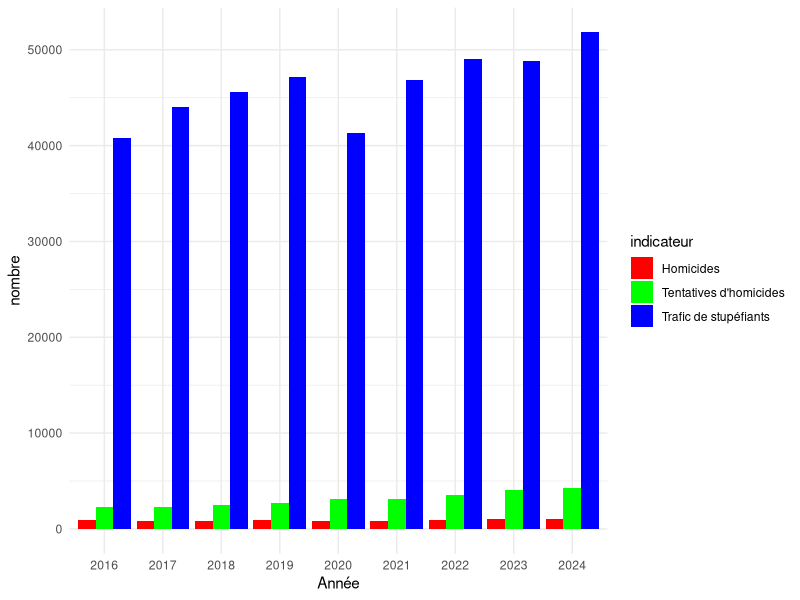
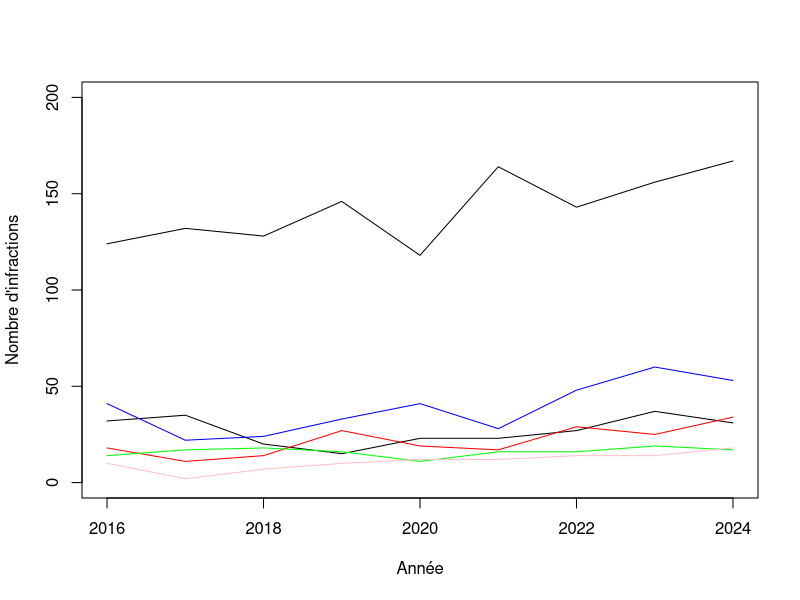
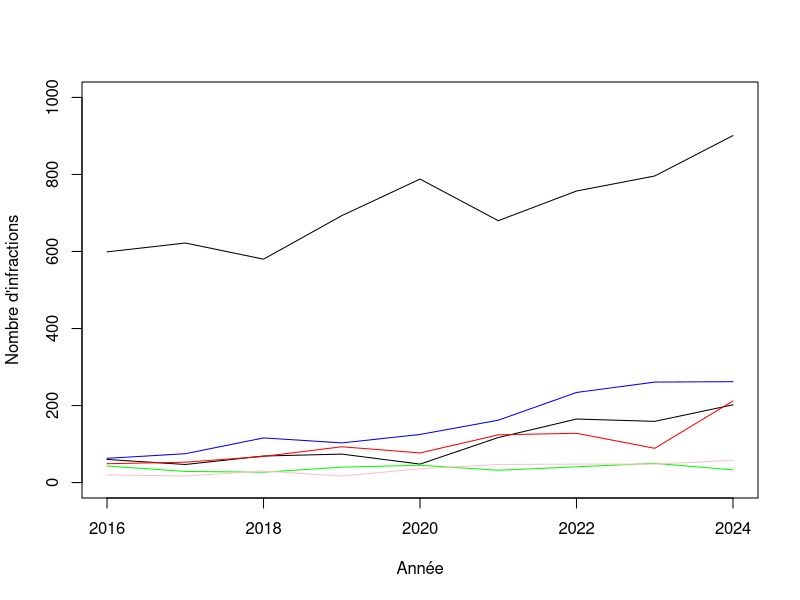
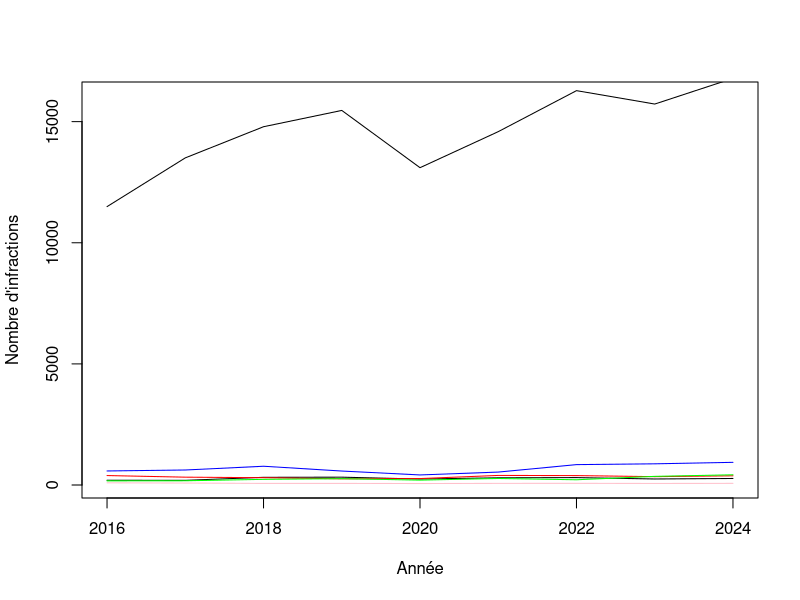
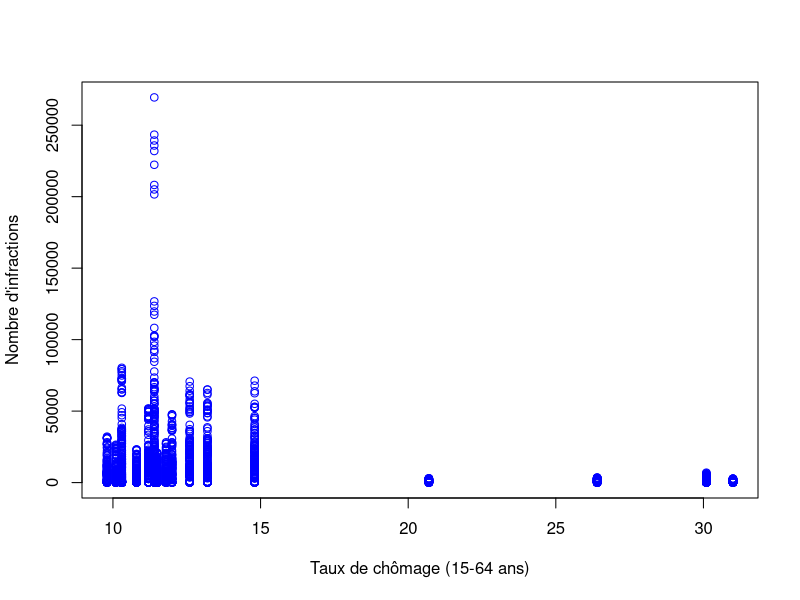

Write the R code that produced these figures, in order. (Note: this script raises an error after producing the figures.)
## ---- chunk 1
knitr::opts_chunk$set(echo = FALSE, warning = FALSE, message = FALSE)
## ---- chunk 2
setwd("C:/Users/Emmaüs Connect/Documents/TD R/Projet R")

delinquance_regionale = read.table("donnee-reg-data.gouv-2024-geographie2024-produit-le2025-01-26.csv",
                                   header=TRUE,sep=";",dec=",",skip=0)
autres_variables_interessantes = read.table("data.csv", sep=";",
                                          header=TRUE, dec=".",skip=2,
                                          quote="", fill=TRUE)
library(datasets)
library(data.table)
library(tidyverse)
library(tidyr)
library(knitr)
library(ggplot2)
library(dplyr)
library(sf)
## ---- chunk 3
##Fusion des deux bases de données
names(autres_variables_interessantes)[1]="Code_region"
delinquance_fusionnée = inner_join(delinquance_regionale,
                                 autres_variables_interessantes, 
                                 by ="Code_region")

##Filtrage des données selon les indicateurs traités:

###Niveau des homicides (indicateur)
nouveau = select(delinquance_fusionnée,Code_region,Libellé,indicateur,nombre,annee)
filtrage_homicides = filter(nouveau,indicateur=="Homicides")
homicides = filtrage_homicides %>%
  pivot_wider(names_from = "annee", values_from = "nombre")

##Nombre total des homicides sur 8 ans (2016-2024)
homicides_totalsur8ans = sum(sum(homicides$'2016'),
                             sum(homicides$'2017'),
                             sum(homicides$'2018'),
                             sum(homicides$'2019'),
                             sum(homicides$'2020'),
                             sum(homicides$'2021'),
                             sum(homicides$'2022'),
                             sum(homicides$'2023'),
                             sum(homicides$'2024'))

###Niveau des homicides (indicateur)
filtrage_trafic_stup = filter(nouveau,indicateur=="Trafic de stupéfiants")
trafic_stup = filtrage_trafic_stup %>%
  pivot_wider(names_from = "annee", values_from = "nombre")

trafic_stup_totalsur8ans = sum(sum(trafic_stup$'2016'),
                               sum(trafic_stup$'2017'),
                               sum(trafic_stup$'2018'),
                               sum(trafic_stup$'2019'),
                               sum(trafic_stup$'2020'),
                               sum(trafic_stup$'2021'),
                               sum(trafic_stup$'2022'),
                               sum(trafic_stup$'2023'),
                               sum(trafic_stup$'2024'))
###Niveau des tentatives d'homicides (indicateur)
filtrage_tentatives_homicides = filter(nouveau,indicateur=="Tentatives d'homicides")
tentatives_homicides = filtrage_tentatives_homicides %>%
  pivot_wider(names_from = "annee", values_from = "nombre")

tentatives_homicides_totalsur8ans = sum(sum(tentatives_homicides$'2016'),
                                        sum(tentatives_homicides$'2017'),
                                        sum(tentatives_homicides$'2018'),
                                        sum(tentatives_homicides$'2019'),
                                        sum(tentatives_homicides$'2020'),
                                        sum(tentatives_homicides$'2021'),
                                        sum(tentatives_homicides$'2022'),
                                        sum(tentatives_homicides$'2023'),
                                        sum(tentatives_homicides$'2024'))

#Tableau synthétique
table_res = data.frame(
  Indicateur = c("Homicides", "Tentatives d'homicides", "Trafic de stupéfiants"),
  Total_2016_2024 = c(homicides_totalsur8ans, 
                      tentatives_homicides_totalsur8ans,
                      trafic_stup_totalsur8ans))
kable(table_res, caption = "Synthèse des infractions sur 8 ans")
## ---- chunk 4
##Filtrage des données suivant les indicateurs etudiés
filtrage_selonindicateurs = subset(delinquance_fusionnée,indicateur %in% 
                       c("Homicides", "Tentatives d'homicides","Trafic de stupéfiants"))

##representation de l'evolution des 3 indicateurs sur la période de 8 ans
groupage_selonindicateurs = filtrage_selonindicateurs %>%
  group_by(annee, indicateur) %>%
  summarise(nombre = sum(as.numeric(nombre), na.rm = TRUE))

Année = as.factor(groupage_selonindicateurs$annee)
Infractions = groupage_selonindicateurs$nombre

ggplot(groupage_selonindicateurs, aes(x = Année, y = nombre, fill = indicateur)) +
  geom_bar(stat="identity", position="dodge")+
  scale_fill_manual(values = c("Homicides" = "red", 
                               "Tentatives d'homicides" = "green", 
                               "Trafic de stupéfiants" = "blue")) +
  theme_minimal()
## ---- chunk 5
## Evolution des homicides sur quelques regions
plot(2016:2024,homicides[1,4:12],type="l",ylim=c(0,200),
     xlab="Année",
     ylab="Nombre d'infractions")
lines(2016:2024,homicides[2,4:12], col="red")
lines(2016:2024,homicides[3,4:12],col="blue")
lines(2016:2024,homicides[4,4:12],col="green")
lines(2016:2024,homicides[5,4:12],col="pink")
lines(2016:2024,homicides[6,4:12],col="black")

## Evolution des tentatives d'homicides sur quelques regions
plot(2016:2024,tentatives_homicides[1,4:12],type="l",ylim=c(0,1000),
     xlab="Année",
     ylab="Nombre d'infractions")
lines(2016:2024,tentatives_homicides[2,4:12], col="red")
lines(2016:2024,tentatives_homicides[3,4:12],col="blue")
lines(2016:2024,tentatives_homicides[4,4:12],col="green")
lines(2016:2024,tentatives_homicides[5,4:12],col="pink")
lines(2016:2024,tentatives_homicides[6,4:12],col="black")


## Evolution des trafics de stupéfiants sur quelques regions
plot(2016:2024,trafic_stup[1,4:12],type="l",ylim=c(100,16000),
     xlab="Année",
     ylab="Nombre d'infractions")
lines(2016:2024,trafic_stup[2,4:12], col="red")
lines(2016:2024,trafic_stup[3,4:12],col="blue")
lines(2016:2024,trafic_stup[4,4:12],col="green")
lines(2016:2024,trafic_stup[5,4:12],col="pink")
lines(2016:2024,trafic_stup[6,4:12],col="black")
## ---- chunk 6
##part de l'Île de France dans les niveaux d'infractions commis
part_homicides_iledefrance = sum(homicides[6,4:12])/
  homicides_totalsur8ans
print(part_homicides_iledefrance)

part_trafic_stup_iledefrance = sum(trafic_stup[6,4:12])/
  trafic_stup_totalsur8ans
print(part_trafic_stup_iledefrance)

part_tentative_homicides_iledefrance = sum(tentatives_homicides[6,4:12])/
  tentatives_homicides_totalsur8ans
print(part_tentative_homicides_iledefrance)

# Création du tableau synthétique
table_res = data.frame(
  Indicateur = c("Homicides", "Tentatives d'homicides", "Trafic de stupéfiants"),
  Part_Ile_de_France = c(part_homicides_iledefrance, 
                         part_tentative_homicides_iledefrance, 
                         part_trafic_stup_iledefrance)
)

# Affichage du tableau synthétisé
kable(table_res, caption = "Part des infractions en Île-de-France (2016-2024)")

## ---- chunk 7
# Vérification de la corrélation avec le taux de chômage
cor_chomage_infraction = cor(delinquance_fusionnée$Taux.de.chômage.des.15.24.ans..RP..2021[which(delinquance_fusionnée$annee<=2021)], 
                             delinquance_fusionnée$nombre[which(delinquance_fusionnée$annee<=2021)], use="complete.obs")
# Vérification de la corrélation avec la densité de la population
cor_densitépop_infraction = cor(delinquance_fusionnée$Densité.de.population.2021[which(delinquance_fusionnée$annee<=2021)],
delinquance_fusionnée$nombre[which(delinquance_fusionnée$annee<=2021)], use="complete.obs")

print(paste("Corrélation taux de chômage - infractions :", cor_chomage_infraction))
print(paste("Corrélation densité de la population - infractions :", cor_densitépop_infraction))
## ---- chunk 8
# Graphique de la corrélation entre le taux de chômage et les infractions
plot(delinquance_fusionnée$Taux.de.chômage.des.15.64.ans..RP..2021,
     delinquance_fusionnée$nombre,
     ylab = "Nombre d'infractions", xlab = "Taux de chômage (15-64 ans)",
     col="blue")
## ---- chunk 9
##Représentation cartographiée sur 2024

#niveau du trafic des stupefiants en 2024
carte = read_sf("REGION.shp")
names(carte)[6]="Code_region"
carte$Code_region = as.numeric(carte$INSEE_REG)
fusion_traficstup_carte = left_join(carte, trafic_stup, by ="Code_region")

plot(fusion_traficstup_carte["2024"])

#niveau des homicides en 2024
fusion_homicides_carte = left_join(carte, homicides, by ="Code_region")

plot(fusion_homicides_carte["2024"])
